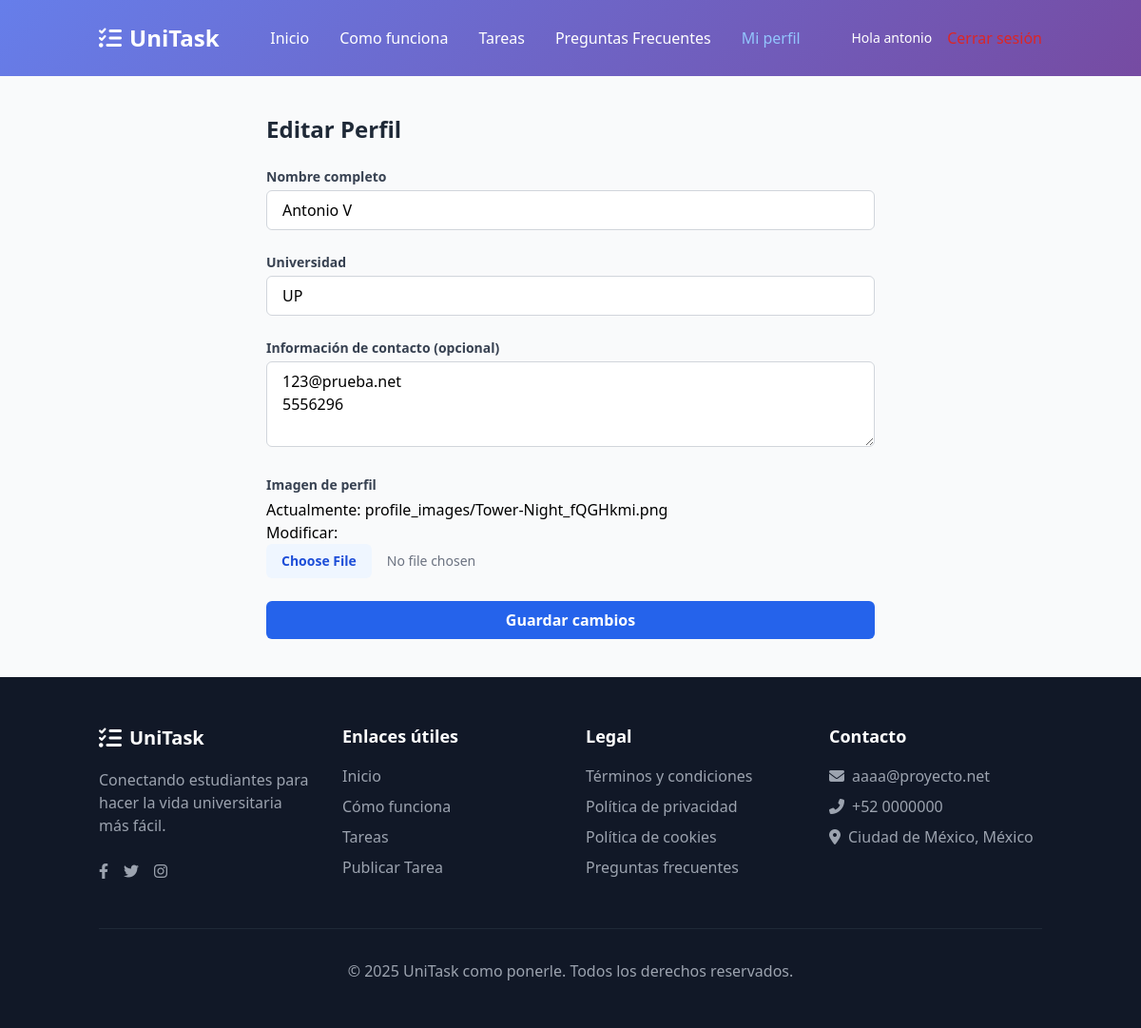
/registrations/profile/edit/antonio/ (signed in), run on the app's committed database.
### registration/models.py (models this page shows, shortened)
class Profile(models.Model):
    user = models.OneToOneField(User, on_delete=models.CASCADE)
    full_name = models.CharField(max_length=100)
    university = models.CharField(max_length=100)
    contact_info = models.TextField(blank=True, null=True)
    profile_image = models.ImageField(upload_to='profile_images/', default='profile_images/no-avatar.jpg')

### registration/views.py (the view)
# urls.py: path('profile/edit/<slug:username>/', ProfileUpdateView.as_view(), name='profile-edit'),
class ProfileUpdateView(LoginRequiredMixin, UpdateView):
    model = Profile
    form_class = ProfileForm
    template_name = 'registration/profile_edit.html'
    success_url = reverse_lazy('home')  # cambiar a futuro por el la misma vista al perfil publico
    def get_object(self):
        return self.request.user.profile

### registration/templates/registration/profile_edit.html (shortened to what this page needs)
{% extends "core/base.html" %}
{% block content %}
<div class="max-w-2xl mx-auto py-10 px-4">
  <h2 class="text-2xl font-bold mb-6 text-gray-800">Editar Perfil</h2>
  <form method="POST" enctype="multipart/form-data" class="space-y-6">
    <div>
      <label for="id_full_name" class="block text-sm font-semibold text-gray-700 mb-1">Nombre completo</label>
      {{ form.full_name }}
    </div>
    <div>
      <label for="id_university" class="block text-sm font-semibold text-gray-700 mb-1">Universidad</label>
      {{ form.university }}
    </div>
    <div>
      <label for="id_contact_info" class="block text-sm font-semibold text-gray-700 mb-1">Información de contacto (opcional)</label>
      {{ form.contact_info }}
    </div>
    <div>
      <label for="id_profile_image" class="block text-sm font-semibold text-gray-700 mb-1">Imagen de perfil</label>
      {{ form.profile_image }}
    </div>
    <div>
      <button type="submit"
              class="w-full bg-blue-600 text-white py-2 px-4 rounded-md font-semibold hover:bg-blue-700 transition">
        Guardar cambios
      </button>
    </div>
  </form>
</div>
{% endblock %}

### core/templates/core/base.html (shortened to what this page needs)
<!DOCTYPE html>
<html lang="es">
<head>
    <script src="https://cdn.tailwindcss.com"></script>
    <link rel="stylesheet" href="https://cdnjs.cloudflare.com/ajax/libs/font-awesome/6.4.0/css/all.min.css">
</head>
<body class="bg-gray-50 font-sans">
    <header class="gradient-bg text-white">
        <div class="container mx-auto px-4 py-6">
            <div class="flex justify-between items-center">
                <div class="flex items-center space-x-2">
                    <i class="fas fa-tasks text-2xl"></i>
                    <h1 class="text-2xl font-bold">UniTask</h1>
                </div>
                <nav class="hidden md:flex space-x-8">
                    <a href="{% url 'home' %}"
                        class="font-medium transition
                        {% if request.path == '/' %}
                            text-blue-300 font-bold
                        {% else %}
                            text-white hover:text-blue-200
                        {% endif %}">
                        Inicio
                    </a>
                    <a href="{% url 'how_it_works' %}"
                        class="font-medium transition
                        {% if '/how-it-works' in request.path %}
                            text-blue-300 font-bold
                        {% else %}
                            text-white hover:text-blue-200
                        {% endif %}">
                        Como funciona
                    </a>
                    <a href="{% url 'tasks' %}"
                        class="font-medium transition
                        {% if '/tasks' in request.path %}
                            text-blue-300 font-bold
                        {% else %}
                            text-white hover:text-blue-200
                        {% endif %}">
                        Tareas
                    </a>
                    <a href="{% url 'faq' %}"
                        class="font-medium transition
                        {% if 'faq' in request.path %}
                            text-blue-300 font-bold
                        {% else %}
                            text-white hover:text-blue-200
                        {% endif %}">
                            Preguntas Frecuentes
                    </a>
                    {% if user.is_authenticated %}
                        <a href="{% url 'profile-view' user.username|slugify %}"
                        class="font-medium transition
                        {% if '/registration' in request.path %}
                            text-blue-300 font-bold
                        {% else %}
                            text-white hover:text-blue-200
                        {% endif %}">
                        Mi perfil
                        </a>
                    {% endif %}
                </nav>
                <div class="flex items-center space-x-4">
                    {% if user.is_authenticated %}
                        <div class="flex items-center gap-4">
                            <span class="text-sm text-white-700">Hola {{ user.username }}</span>
                            <form method="POST" action="{% url 'logout' %}">
                                <button type="submit" class="text-red-600 hover:underline bg-transparent border-none p-0 m-0">
                                </button>
                            </form>
                        </div>
                    {% endif %}
                </div>
            </div>
        </div>
    </header>
{% block content %}
{% endblock content %}
    <footer class="bg-gray-900 text-white py-12">
        <div class="container mx-auto px-4">
            <div class="grid md:grid-cols-4 gap-8">
                <div>
                    <div class="flex items-center space-x-2 mb-4">
                        <i class="fas fa-tasks text-2xl"></i>
                        <h3 class="text-xl font-bold">UniTask</h3>
                    </div>
                    <p class="text-gray-400">Conectando estudiantes para hacer la vida universitaria más fácil.</p>
                    <div class="flex space-x-4 mt-6">
                        <a href="#" class="text-gray-400 hover:text-white"><i class="fab fa-facebook-f"></i></a>
                        <a href="#" class="text-gray-400 hover:text-white"><i class="fab fa-twitter"></i></a>
                        <a href="#" class="text-gray-400 hover:text-white"><i class="fab fa-instagram"></i></a>
                    </div>
                </div>
                <div>
                    <h4 class="text-lg font-semibold mb-4">Enlaces útiles</h4>
                    <ul class="space-y-2">
                        <li><a href="{% url 'home' %}" class="text-gray-400 hover:text-white">Inicio</a></li>
                        <li><a href="{% url 'how_it_works' %}" class="text-gray-400 hover:text-white">Cómo funciona</a></li>
                        <li><a href="{% url 'tasks' %}" class="text-gray-400 hover:text-white">Tareas</a></li>
                        <li><a href="{% url 'create' %}" class="text-gray-400 hover:text-white">Publicar Tarea</a></li>
                    </ul>
                </div>
                <div>
                    <h4 class="text-lg font-semibold mb-4">Legal</h4>
                    <ul class="space-y-2">
                        <li><a href="#" class="text-gray-400 hover:text-white">Términos y condiciones</a></li>
                        <li><a href="#" class="text-gray-400 hover:text-white">Política de privacidad</a></li>
                        <li><a href="#" class="text-gray-400 hover:text-white">Política de cookies</a></li>
                        <li><a href="{% url 'faq' %}" class="text-gray-400 hover:text-white">Preguntas frecuentes</a></li>
                    </ul>
                </div>
                <div>
                    <h4 class="text-lg font-semibold mb-4">Contacto</h4>
                    <ul class="space-y-2 text-gray-400">
                        <li class="flex items-start">
                            <i class="fas fa-envelope mt-1 mr-2"></i>
                            <span>aaaa@proyecto.net</span>
                        </li>
                        <li class="flex items-start">
                            <i class="fas fa-phone-alt mt-1 mr-2"></i>
                            <span>+52 0000000</span>
                        </li>
                        <li class="flex items-start">
                            <i class="fas fa-map-marker-alt mt-1 mr-2"></i>
                            <span>Ciudad de México, México</span>
                        </li>
                    </ul>
                </div>
            </div>
            <div class="border-t border-gray-800 mt-12 pt-8 text-center text-gray-400">
                <p>&copy; 2025 UniTask como ponerle. Todos los derechos reservados.</p>
            </div>
        </div>
    </footer>
</body>
</html>

### core/templates/core/base.html (style rules this page uses)
.gradient-bg { background: linear-gradient(135deg, #667eea 0%, #764ba2 100%); }

### data on the page
Profile: full_name "Antonio V", university "UP", contact_info "123@prueba.net 5556296"

### other printed values
{{ user.username }} "antonio"
